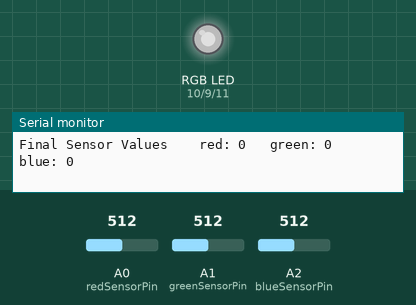
Recording of a sketch running on a simulated Arduino Uno, built with avr-gcc and run on an emulated ATmega328P. Shown: an RGB LED mixed from three pins (HIGH = lit), the last lines printed to the serial monitor. Inputs (shaded band) come from the test bench; at power-on: A0 (redSensorPin) = 512, A1 (greenSensorPin) = 512, A2 (blueSensorPin) = 512. Dim RGB values are drawn brighter than linear.

Above: at 1.2 s.
1.3 s: A0 (redSensorPin) set to 0
At 1.99 s:
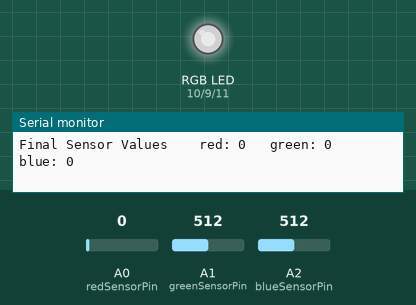
7.3 s: A1 (greenSensorPin) set to 716
10.3 s: A2 (blueSensorPin) set to 0
At 10.59 s:
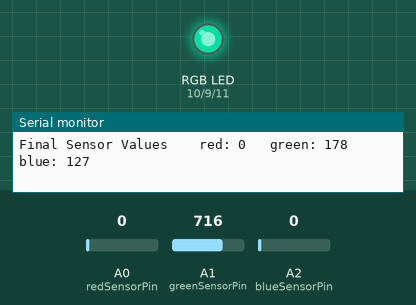
16.3 s: A0 (redSensorPin) set to 122
At 16.76 s:
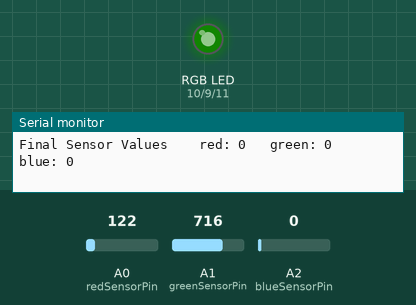
19.3 s: A1 (greenSensorPin) set to 0
At 19.53 s:
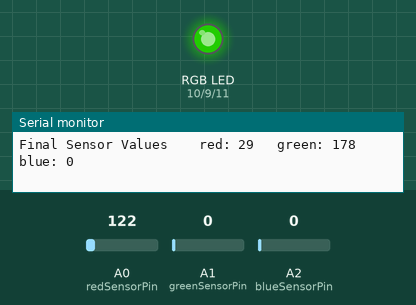
22.3 s: A2 (blueSensorPin) set to 122
Timing chart, 0 to 26.3 s (numbered marks = the images above; inputs shaded):
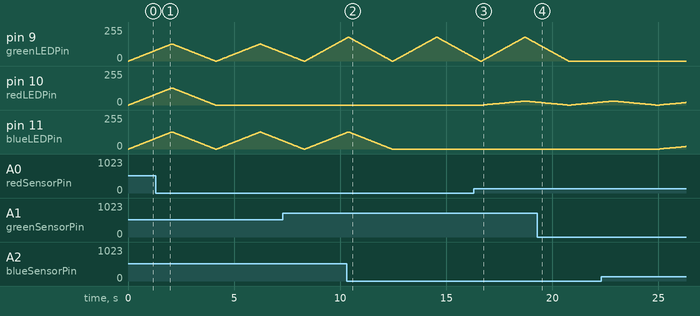

The sketch:

sketch_sep14a.ino
```cpp
const int greenLEDPin = 9;
const int redLEDPin = 10;
const int blueLEDPin = 11;

const int redSensorPin = A0;
const int greenSensorPin = A1;
const int blueSensorPin = A2;

int redValue = 0;
int greenValue = 0;
int blueValue = 0;

int redmodvalue = 0;
int greenmodvalue = 0;
int bluemodvalue = 0;

int redSensorValue = 0;
int greenSensorValue = 0;
int blueSensorValue = 0;

void getValues() {
  blueSensorValue = analogRead(blueSensorPin);
  delay(5);
  greenSensorValue = analogRead(greenSensorPin);
  delay(5);
  redSensorValue = analogRead(redSensorPin);
}

void sendValues() {
//  Serial.print("Raw Sensor Value \t red: ");
//  Serial.print(redSensorValue);
//  Serial.print("\t green: ");
//  Serial.print(greenSensorValue);
//  Serial.print("\t blue: ");
//  Serial.println(blueSensorValue);
//  Serial.print("Mapped Sensor Values \t red: ");
//  Serial.print(redValue);
//  Serial.print("\t green: ");
//  Serial.print(greenValue);
//  Serial.print("\t blue: ");
//  Serial.println(blueValue);
  Serial.print("Final Sensor Values \t red: ");
  Serial.print(redmodvalue);
  Serial.print("\t green: ");
  Serial.print(greenmodvalue);
  Serial.print("\t blue: ");
  Serial.println(bluemodvalue);
}

void setup() {
  Serial.begin(9600);

  pinMode(greenLEDPin, OUTPUT);
  pinMode(redLEDPin, OUTPUT);
  pinMode(blueLEDPin, OUTPUT);
}

void loop() {
  getValues();
  redValue = redSensorValue/4;
  greenValue = greenSensorValue/4;
  blueValue = blueSensorValue/4;
  sendValues();

  for (float i=0; i <= 1; i+=0.01){
    redmodvalue = redValue*i;
    greenmodvalue = greenValue*i;
    bluemodvalue = blueValue*i;
    analogWrite(redLEDPin, redmodvalue);
    analogWrite(greenLEDPin, greenmodvalue);
    analogWrite(blueLEDPin, bluemodvalue);
    delay(10);
    getValues();
  }
  sendValues();
  for (float i=1; i >= 0; i-=0.01){
    redmodvalue = redValue*i;
    greenmodvalue = greenValue*i;
    bluemodvalue = blueValue*i;
    analogWrite(redLEDPin, redmodvalue);
    analogWrite(greenLEDPin, greenmodvalue);
    analogWrite(blueLEDPin, bluemodvalue);
    delay(10);
    getValues();
  }
  sendValues();
//  analogWrite(redLEDPin, redValue);
//  analogWrite(greenLEDPin, greenValue);
//  analogWrite(blueLEDPin, blueValue);
}
```

Measured:
- after the input at 1.3 s, pin 10 (redLEDPin): goes on until 4.1 s, then stays 0/255
- after the input at 10.3 s, pin 11 (blueLEDPin): goes on until 12.4 s, then stays 0/255
- after the input at 16.3 s, pin 10 (redLEDPin): rises from 0/255 to 30/255 in 2.0 s, then falls to 21/255 in 0.55 s
- after the input at 19.3 s, pin 9 (greenLEDPin): goes on until 20.8 s, then stays 0/255
- after the input at 22.3 s, pin 11 (blueLEDPin): moves from 0/255 to 19/255 over 1.2 s, starting after 2.8 s
